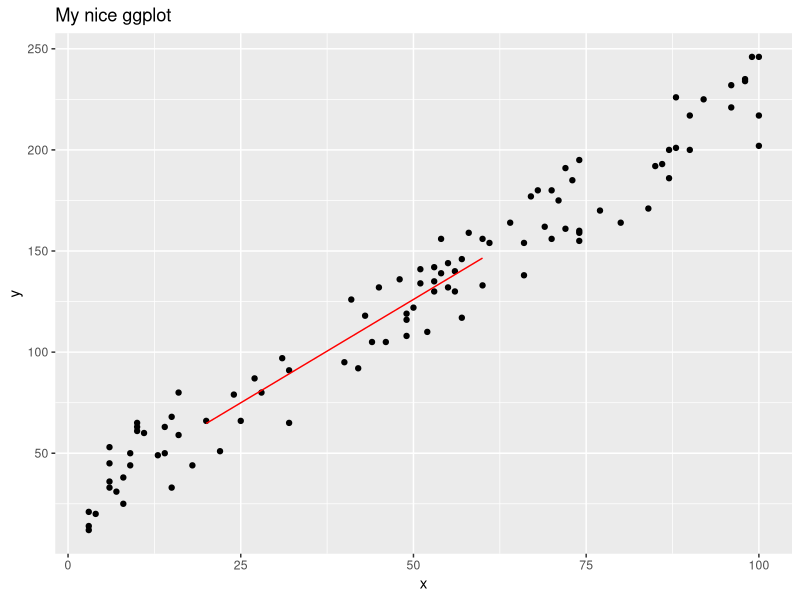
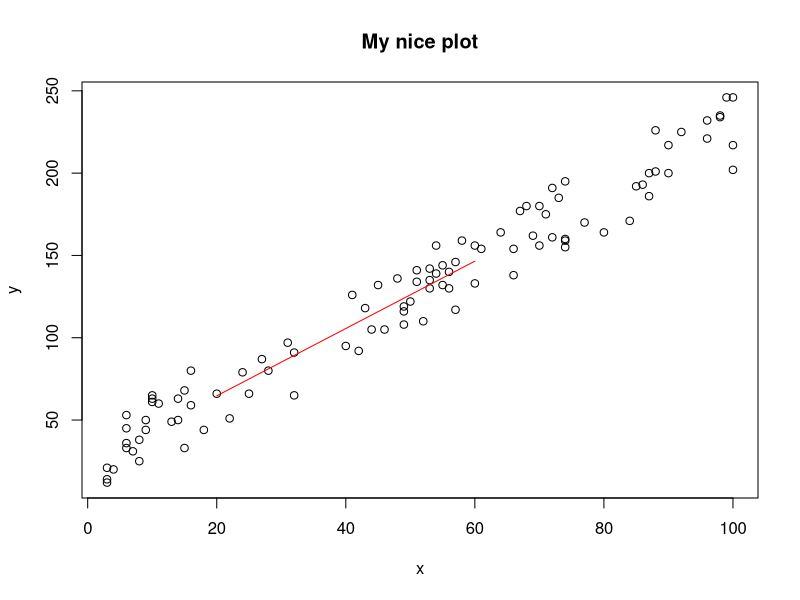
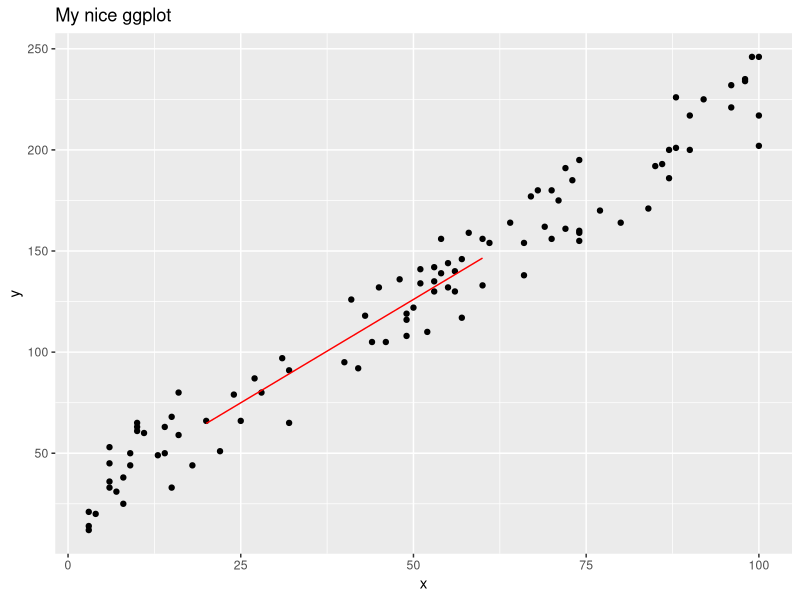

The R source for these figures, in order:
#here is a very simple example of a non-pipelined workflow, it loads in some data, fits a model and generates a plot

#load the data
df <- read.csv("inputs/data.csv")

# fit a linear model
mod1 <- lm(y~x,df)

#some new data to make predictions from
newdata1 <- data.frame(x=20:60)

#making a prediction
pred1 <- data.frame(x = newdata1$x,
                    y = predict(mod1,newdata = newdata1))

# base R plot
#save a plot ("outputs/plot.png") with a line on it and a title
png(file="outputs/plot1.png",width=600, height=350)
plot(df)
lines(pred1,col="red")
title("My nice plot")
dev.off()


# or a ggplot2 plot
library(ggplot2)
p1 <- ggplot(df,aes(x = x,y = y))+
  geom_point()+
  geom_line(data = pred1,col="red")+
  ggtitle("My nice ggplot")

p1
ggsave("outputs/plot2.png",p1)


#remove the files before building a targets
file.remove("outputs/plot.png")
file.remove("outputs/plot2.png")




